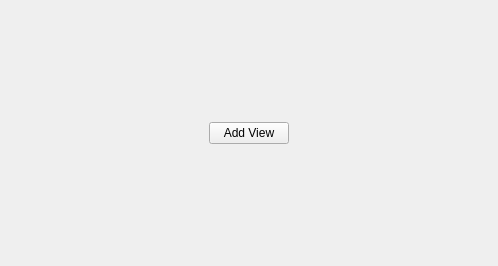
<?xml version="1.0" encoding="UTF-8"?>
<ui version="4.0">
 <class>AddView</class>
 <widget class="QWidget" name="AddView">
  <property name="geometry">
   <rect>
    <x>0</x>
    <y>0</y>
    <width>498</width>
    <height>266</height>
   </rect>
  </property>
  <property name="windowTitle">
   <string>AddView</string>
  </property>
  <layout class="QVBoxLayout" name="verticalLayout">
   <item>
    <spacer name="verticalSpacer">
     <property name="orientation">
      <enum>Qt::Vertical</enum>
     </property>
     <property name="sizeHint" stdset="0">
      <size>
       <width>20</width>
       <height>92</height>
      </size>
     </property>
    </spacer>
   </item>
   <item>
    <layout class="QHBoxLayout" name="horizontalLayout">
     <item>
      <spacer name="horizontalSpacer">
       <property name="orientation">
        <enum>Qt::Horizontal</enum>
       </property>
       <property name="sizeHint" stdset="0">
        <size>
         <width>40</width>
         <height>20</height>
        </size>
       </property>
      </spacer>
     </item>
     <item>
      <widget class="QPushButton" name="pushButton">
       <property name="text">
        <string>Add View</string>
       </property>
      </widget>
     </item>
     <item>
      <spacer name="horizontalSpacer_2">
       <property name="orientation">
        <enum>Qt::Horizontal</enum>
       </property>
       <property name="sizeHint" stdset="0">
        <size>
         <width>40</width>
         <height>20</height>
        </size>
       </property>
      </spacer>
     </item>
    </layout>
   </item>
   <item>
    <spacer name="verticalSpacer_2">
     <property name="orientation">
      <enum>Qt::Vertical</enum>
     </property>
     <property name="sizeHint" stdset="0">
      <size>
       <width>20</width>
       <height>92</height>
      </size>
     </property>
    </spacer>
   </item>
  </layout>
 </widget>
 <resources/>
 <connections/>
</ui>
